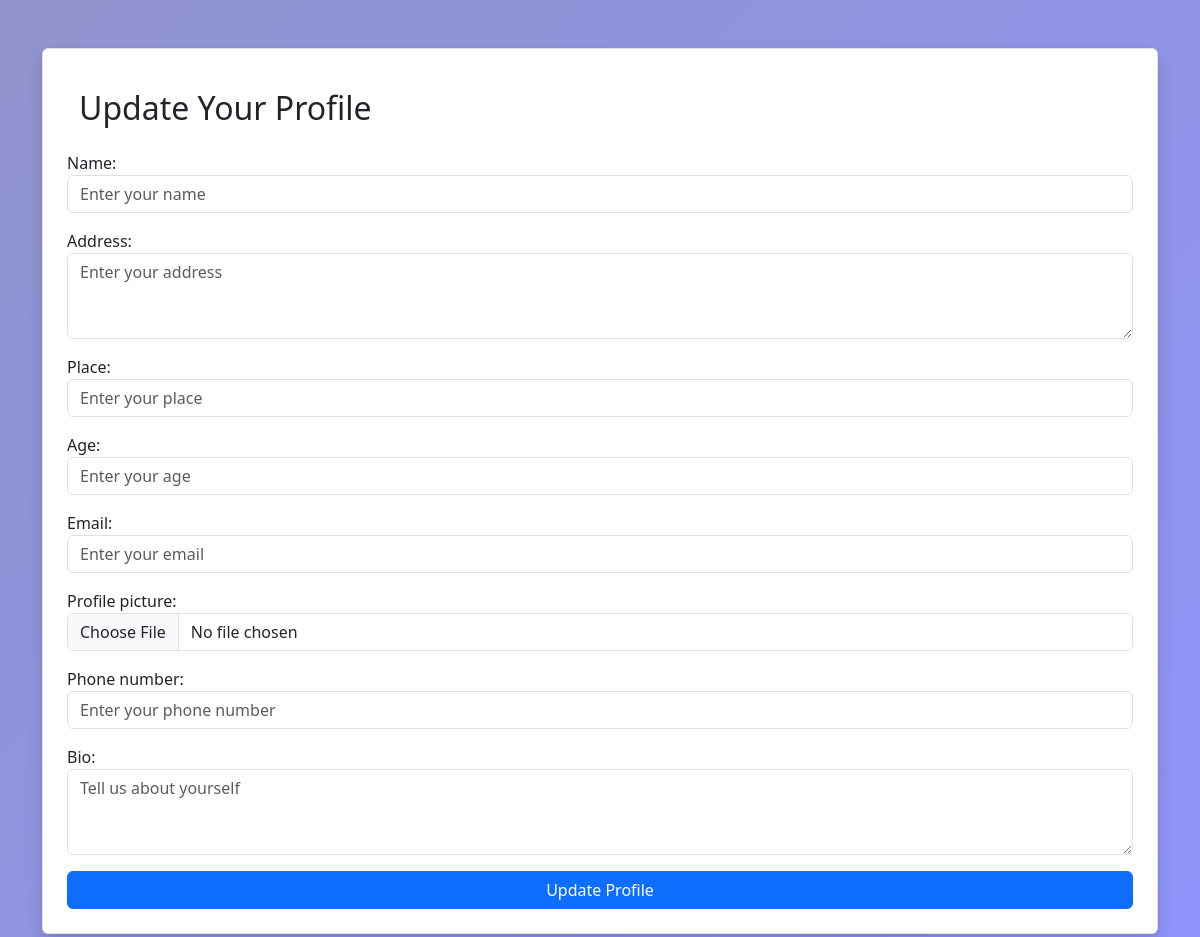
Page /admins/profile/9 on the earlier database version.
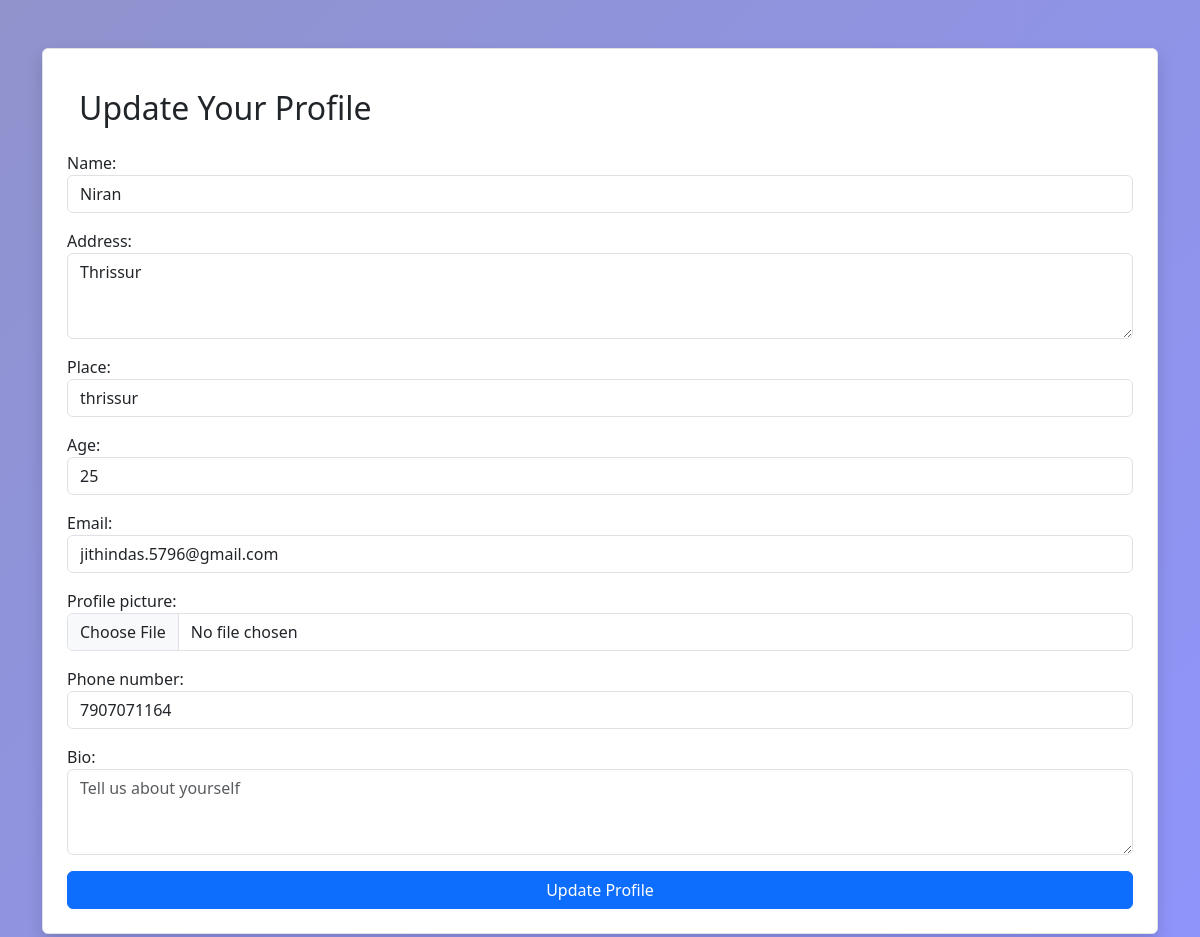
Same page on the later database version.
### admins/models.py (models this page shows, shortened)
class UserProfile_Model(models.Model):
    name=models.CharField(max_length=100,null=True)
    address=models.TextField(null=True)
    place = models.CharField(max_length=100)
    age=models.PositiveIntegerField(null=True)
    email=models.EmailField(null=True)
    profile_picture = models.ImageField(upload_to='images', blank=True, null=True)
    phone_number=models.CharField(max_length=10, null=True)
    user=models.OneToOneField(User,on_delete=models.CASCADE)
    bio = models.TextField(blank=True)
    created_date=models.DateField(auto_now_add=True)
    updated_date=models.DateField(auto_now=True)
    is_active=models.BooleanField(default=False)

### admins/views.py (the view, shortened to what this page needs)
# urls.py: path('profile/<int:pk>',Update_UserProfile_View.as_view(),name='profile'),
class Update_UserProfile_View(View):
    def get(self, request, *args, **kwargs):
        id = kwargs.get('pk')
        data = UserProfile_Model.objects.get(id=id)
        form = UserProfile_Form(instance=data)
        return render(request, 'profile.html', {'form': form, 'data': data})

### admins/templates/profile.html (shortened to what this page needs)
<!DOCTYPE html>
<html lang="en">
<head>
    <link href="https://cdn.jsdelivr.net/npm/bootstrap@5.3.0/dist/css/bootstrap.min.css" rel="stylesheet">
</head>
<body>
    <div class="container mt-5">
        <form method="POST" enctype="multipart/form-data" class="border p-4 shadow rounded my-3">
            <div class=" container d-flex justify-content-between my-3 text-center">
                {% if not request.user.is_superuser and request.user.user_type != 'service_provider' %}
                <h2 class="text-center">Update Your Profile</h2>
                {% else %}
                <h2 class="text-center">Profile Details</h2>
                {% endif %}
            </div>
            {% for field in form %}
            <div class="mb-3">
                {{ field.label_tag }}
                {{ field }}
            </div>
            {% endfor %}
            {% if not request.user.is_superuser %}
            <button type="submit" class="btn btn-primary w-100">Update Profile</button>
            {% endif %}
        </form>
    </div>
</body>
</html>

Differences in the rows shown:
changed UserProfile_Model: name (not shown) → "Niran"; address (not shown) → "Thrissur"; place (not shown) → "thrissur"; age (not shown) → "25"; email (not shown) → "jithindas.5796@gmail.com"; phone_number (not shown) → "7907071164"
